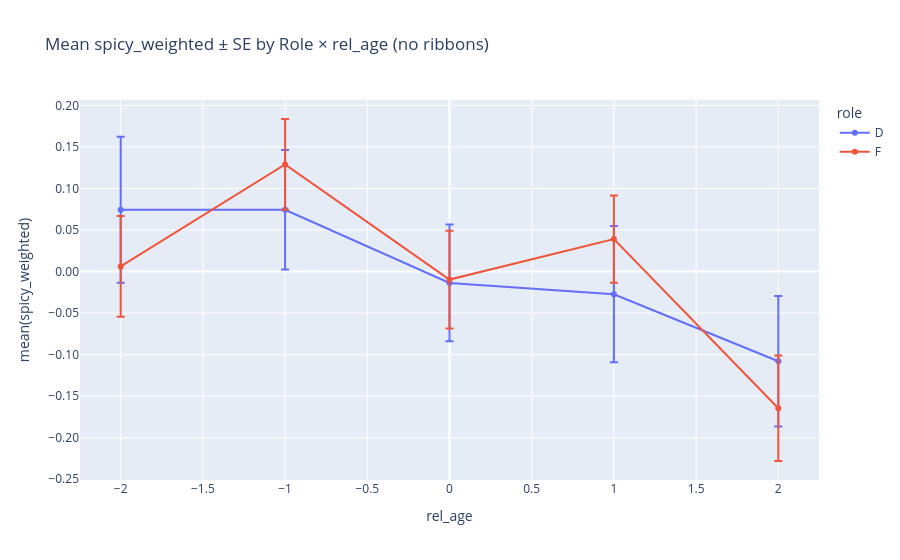

This figure's notebook cell:
### Code cell
# --- Clean version: NO RIBBONS, just lines + asymmetric CI bars ---

import numpy as np
import pandas as pd
import plotly.express as px
import plotly.graph_objects as go
import statsmodels.formula.api as smf

# Expect df with: player, role/position, rel_age, spicy_weighted, (optional) spicy_score
df0 = df.copy()
role_col = "position" if "position" in df0.columns else "role"
df0["role"] = df0[role_col].astype(str).str.upper().str.startswith("D").map({True: "D", False: "F"})

order = [-2, -1, 0, 1, 2]
df0["rel_age"] = pd.to_numeric(df0["rel_age"], errors="coerce")
df0 = df0[df0["rel_age"].isin(order)].copy()
df0["rel_age"] = pd.Categorical(df0["rel_age"], categories=order, ordered=True)

# 1) Group means ± SE (lines only; error bars = SE)
g = (
    df0.groupby(["role", "rel_age"], observed=True)["spicy_weighted"]
    .agg(mean="mean", sd="std", n="size")
    .reset_index()
)
g["se"] = g["sd"] / np.sqrt(g["n"].clip(lower=1))

fig_me = px.line(
    g.sort_values(["role", "rel_age"]),
    x="rel_age",
    y="mean",
    color="role",
    markers=True,
    error_y="se",
    category_orders={"rel_age": order, "role": ["D", "F"]},
    title="Mean spicy_weighted ± SE by Role × rel_age (no ribbons)",
    labels={"mean": "mean(spicy_weighted)"},
)
fig_me.update_traces(mode="lines+markers")
fig_me.update_yaxes(tickformat=".2f", dtick=0.05)
fig_me.show()

# 2) Modeled curvature (Δ from peak), NO ribbons — just CI error bars on the modeled mean
#    Build Δz from peak per player, fit quadratic with role interactions
base0 = (
    df0[df0["rel_age"].astype(int) == 0].groupby("player")["spicy_weighted"].first().rename("base0")
)
df2 = df0.join(base0, on="player", how="left")
df2 = df2.dropna(subset=["base0"]).copy()
df2["spicy_w_dz"] = df2["spicy_weighted"] - df2["base0"]
df2["rel_age_num"] = df2["rel_age"].astype(int)

m = smf.ols("spicy_w_dz ~ role * rel_age_num + role * I(rel_age_num**2)", data=df2).fit(
    cov_type="HC3"
)

grid = pd.MultiIndex.from_product([["D", "F"], order], names=["role", "rel_age_num"]).to_frame(
    index=False
)
pred = m.get_prediction(grid).summary_frame(alpha=0.05)
grid["yhat"] = pred["mean"].values
grid["err_plus"] = (pred["mean_ci_upper"] - pred["mean"]).values
grid["err_minus"] = (pred["mean"] - pred["mean_ci_lower"]).values
grid["rel_age"] = pd.Categorical(grid["rel_age_num"], categories=order, ordered=True)

fig_m = go.Figure()
palette = {"D": "#1f77b4", "F": "#ff7f0e"}
for r in ["D", "F"]:
    sub = grid[grid["role"] == r].sort_values("rel_age_num")
    fig_m.add_trace(
        go.Scatter(
            x=sub["rel_age"],
            y=sub["yhat"],
            mode="lines+markers",
            name=f"{r} mean (modeled)",
            line=dict(color=palette.get(r, "#888"), width=2),
            marker=dict(size=7),
            error_y=dict(array=sub["err_plus"], arrayminus=sub["err_minus"], visible=True),
        )
    )

fig_m.update_layout(
    title="Modeled curvature of spicy_weighted (Δ from peak) by Role — no ribbons",
    xaxis_title="rel_age",
    yaxis_title="Δ spicy_weighted (vs player peak at rel_age=0)",
    template="plotly_white",
    legend=dict(title=""),
)
fig_m.update_xaxes(tickvals=order)
fig_m.update_yaxes(tickformat=".2f", dtick=0.05, zeroline=True)
fig_m.show()

# 3) Peak Δ teaser: compare role-weighted vs equal-weight (if spicy_score available)
#    Peak Δ = z_0 - mean(z_t) over the window = - mean(Δz)
out_msgs = []
if "spicy_score" in df0.columns:
    # compute Peak Δ for both composites
    win = df0.copy()
    # role-weighted Peak Δ
    peak_w = win.groupby("player")["spicy_w_dz"].mean().mul(-1).rename("peak_delta_w")
    # equal-weight Δz on the fly from levels (if you have spicy_score at t)
    base_eq = (
        win[win["rel_age"].astype(int) == 0]
        .groupby("player")["spicy_score"]
        .first()
        .rename("base0_eq")
    )
    tmp = win.join(base_eq, on="player", how="left")
    tmp = tmp.dropna(subset=["base0_eq"])
    tmp["spicy_eq_dz"] = tmp["spicy_score"] - tmp["base0_eq"]
    peak_eq = tmp.groupby("player")["spicy_eq_dz"].mean().mul(-1).rename("peak_delta_eq")

    roles = win.groupby("player")["role"].first()
    peaks = pd.concat([peak_w, peak_eq, roles], axis=1).dropna()

    # scatter with 45° reference
    import plotly.express as px

    fig_pd = px.scatter(
        peaks.reset_index(),
        x="peak_delta_eq",
        y="peak_delta_w",
        color="role",
        opacity=0.65,
        trendline="ols",
        trendline_scope="overall",
        labels={
            "peak_delta_eq": "Peak Δ (SPICY equal-weight)",
            "peak_delta_w": "Peak Δ (SPICY role-weighted)",
        },
        title="Peak Δ: Role-weighted vs Equal-weight (per player)",
        category_orders={"role": ["D", "F"]},
    )
    # add 45-degree line
    mn = float(np.nanmin([peaks["peak_delta_eq"].min(), peaks["peak_delta_w"].min()]))
    mx = float(np.nanmax([peaks["peak_delta_eq"].max(), peaks["peak_delta_w"].max()]))
    pad = (mx - mn) * 0.05 if np.isfinite(mx - mn) else 0.1
    rng = [mn - pad, mx + pad]
    fig_pd.add_trace(
        go.Scatter(
            x=rng, y=rng, mode="lines", name="y=x", line=dict(width=1, dash="dash"), showlegend=True
        )
    )
    fig_pd.update_xaxes(range=rng, tickformat=".2f")
    fig_pd.update_yaxes(range=rng, tickformat=".2f")
    fig_pd.show()

    # quick correlation
    corr = peaks[["peak_delta_eq", "peak_delta_w"]].corr().iloc[0, 1]
    out_msgs.append(f"Peak Δ corr (eq vs weighted): {corr:.3f}")

# 4) Small regression: does weighting change peak height by role?
#    Model Peak Δ_w ~ role (and optionally controls)
if "spicy_w_dz" in df2.columns:
    peak_delta_w = (
        df2.groupby("player")["spicy_w_dz"].mean().mul(-1).rename("peak_delta_w")
    ).to_frame()
    peak_delta_w["role"] = df2.groupby("player")["role"].first()
    m_pd = smf.ols("peak_delta_w ~ role", data=peak_delta_w).fit(cov_type="HC3")
    out_msgs.append("Peak Δ_w by role regression (coef on role[T.F] is F - D):")
    out_msgs.append(str(m_pd.summary().tables[1]))

print("\n".join(out_msgs))

### Figure 1 — Plotly figure (JSON) as saved in the notebook; plotly's stock layout.template omitted (floating-point values rounded to 4 significant figures)
{"data": [{"error_y": {"array": [0.08783, 0.07189, 0.07017, 0.08195, 0.0786]}, "hovertemplate": "role=D<br>rel_age=%{x}<br>mean(spicy_weighted)=%{y}<extra></extra>", "legendgroup": "D", "line": {"color": "#636efa", "dash": "solid"}, "marker": {"symbol": "circle"}, "mode": "lines+markers", "name": "D", "orientation": "v", "showlegend": true, "type": "scatter", "x": [-2, -1, 0, 1, 2], "xaxis": "x", "y": [0.07449, 0.07436, -0.01369, -0.02727, -0.1079], "yaxis": "y"}, {"error_y": {"array": [0.06068, 0.05462, 0.05876, 0.0524, 0.06344]}, "hovertemplate": "role=F<br>rel_age=%{x}<br>mean(spicy_weighted)=%{y}<extra></extra>", "legendgroup": "F", "line": {"color": "#EF553B", "dash": "solid"}, "marker": {"symbol": "circle"}, "mode": "lines+markers", "name": "F", "orientation": "v", "showlegend": true, "type": "scatter", "x": [-2, -1, 0, 1, 2], "xaxis": "x", "y": [0.006203, 0.129, -0.009656, 0.03904, -0.1646], "yaxis": "y"}], "layout": {"legend": {"title": {"text": "role"}, "tracegroupgap": 0}, "title": {"text": "Mean spicy_weighted ± SE by Role × rel_age (no ribbons)"}, "xaxis": {"anchor": "y", "categoryarray": [-2, -1, 0, 1, 2], "categoryorder": "array", "domain": [0, 1], "title": {"text": "rel_age"}}, "yaxis": {"anchor": "x", "domain": [0, 1], "dtick": 0.05, "tickformat": ".2f", "title": {"text": "mean(spicy_weighted)"}}}}
